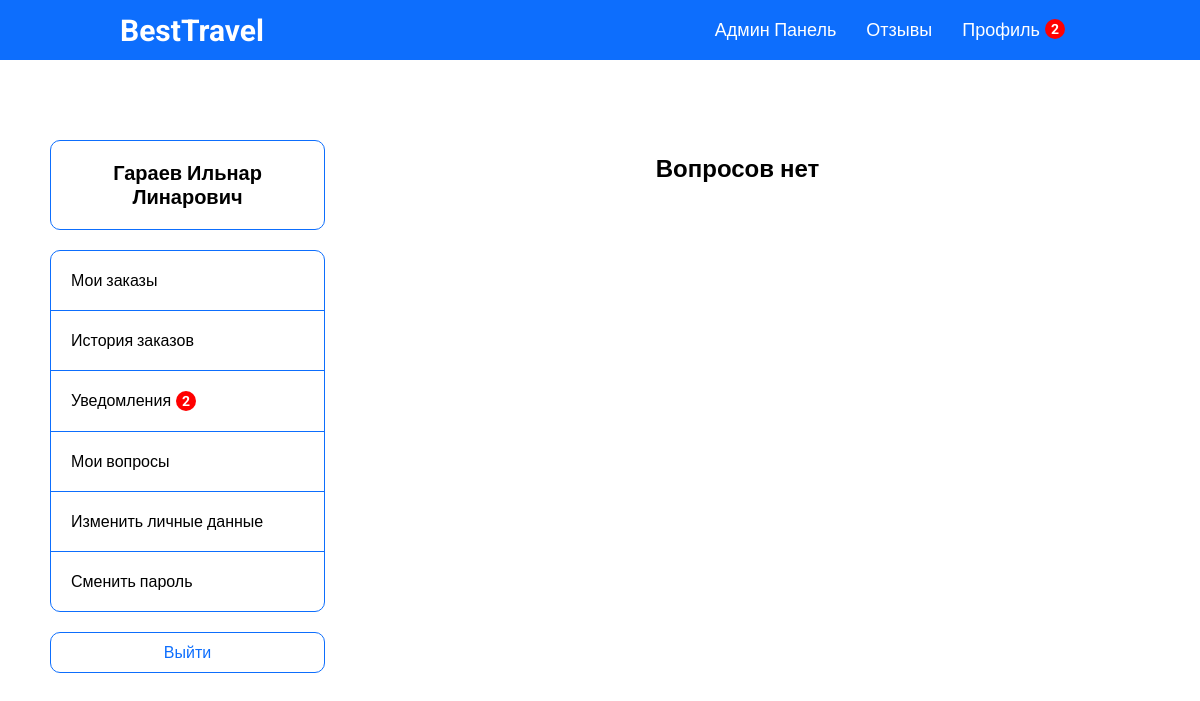
The app's page /appeals-page.php (signed in), older data.
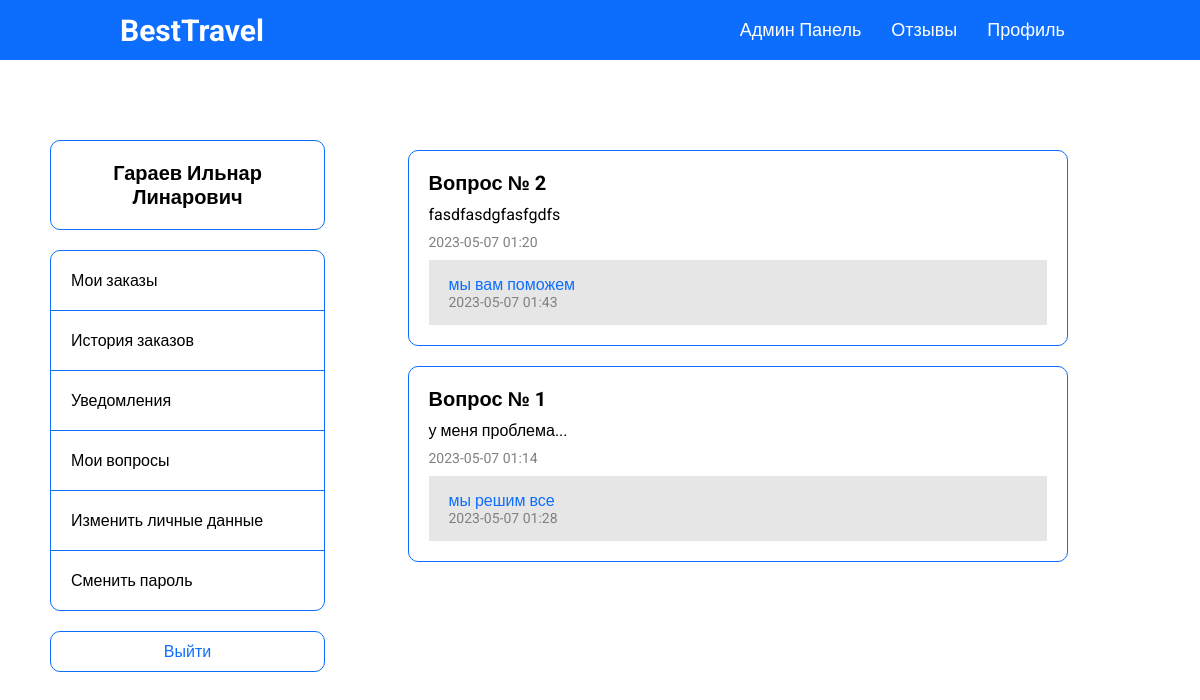
The same page, newer data.
### tables this page shows
CREATE TABLE `appeals` (
  `appeal_id` int(11) NOT NULL,
  `appeal_text` text NOT NULL,
  `appeal_date` datetime NOT NULL,
  `appeal_reply` text,
  `appeal_reply_date` datetime DEFAULT NULL,
  `user_id` int(11) NOT NULL
);

### database/requests.php (called while the page is built, shortened)
<?php
function getAll($string)
{
    require 'connect.php';
    $data = mysqli_query($connect, $string);
    if (mysqli_num_rows($data) > 0) {
        return mysqli_fetch_all($data, MYSQLI_ASSOC);
    } else {
        return false;
    }
}
class ApiProvider
{
    public function getNotifications($user_id)
    {
        return getAll("
            select n.notification_id, n.notification_title, n.notification_desc, n.notification_date, n.flight_id from notifications n
            left join bookings b on b.flight_id = n.flight_id
            where n.flight_id in (select flight_id from bookings where user_id = '$user_id')
            and n.notification_date > b.booking_date
            order by n.notification_date desc;
        ");
    }
    public function getAppeals($user_id)
    {
        return getAll("
            select * from appeals a
            left join users u on u.user_id = a.user_id
            where a.user_id = '$user_id'
            order by a.appeal_date desc;
        ");
    }
}
?>

### functions/methods.php (called while the page is built)
<?php
    class Methods
    {
        public function pagination($array, $max, $page) {
            $max_results = $max;
            $pages = count($array) < $max_results ? 0 : ceil(count($array) / $max_results);
            $offset = $max_results * ($page - 1);
            $items = array_slice($array, $offset, $max_results);
            return ['array' => $items, 'pages' => $pages];
        }
        public function convDate($date) {
            $x = new DateTime($date);
            return $x->format('Y-m-d');
        }
        public function convTime($date) {
            $x = new DateTime($date);
            return $x->format('H:i');
        }
  }
  $mtd = new Methods;
?>

### appeals-page.php (the view, shortened to what this page needs)
<?php
require_once 'database/requests.php';
require_once 'functions/methods.php';
$user = $_SESSION['user'];
$appeals = $provider->getAppeals($user['id']);
if ($appeals) {
    $pagination = $mtd->pagination($appeals, 5, $_GET['page']);
    $appeals = $pagination['array'];
}
?>
<!DOCTYPE html>
<html lang="ru">
<?php require_once 'templates/head.php'; ?>
<body>
<?php require_once 'templates/header.php'; ?>
<div class="container">
    <div class="profile">
        <?php require_once 'templates/profile.php'; ?>
        <div class="profile-orders">
            <?php if($appeals): ?>
                <?php foreach($appeals as $item): ?>
                    <div class="appeal">
                        <div class="appeal-title">
                            <b>Вопрос № <?= $item['appeal_id'] ?></b>
                        </div>
                        <div class="appeal-desc">
                            <?= $item['appeal_text'] ?>
                        </div>
                        <div class="appeal-date">
                            <?= $mtd->convDate($item['appeal_date']) ?> <?= $mtd->convTime($item['appeal_date']) ?>
                        </div>
                        <?php if($item['appeal_reply']): ?>
                            <div class="appeal-reply-body">
                                <div class="appeal-reply">
                                    <?= $item['appeal_reply'] ?>
                                </div>
                                <div class="appeal-date">
                                    <?= $mtd->convDate($item['appeal_reply_date']) ?> <?= $mtd->convTime($item['appeal_reply_date']) ?>
                                </div>
                            </div>
                        <?php endif; ?>
                    </div>
                <?php endforeach; ?>
            <?php else: ?>
                <h2 class="tac">Вопросов нет</h2>
            <?php endif; ?>
        </div>
    </div>
</div>
</body>
</html>

### templates/head.php (shortened to what this page needs)
<head>
  <link rel="stylesheet" href="../assets/css/style.css">
</head>

### templates/header.php (shortened to what this page needs)
<header>
    <div class="header df jcsb aic bg">
        <div class="burger">
            <a class="logo" href="/">BestTravel</a>
        </div>
        <div class="menu df">
            <?php if ($_SESSION['user']['role'] == '3'): ?>
                <a href="/admin-users-page.php?page=1">Админ Панель</a>
            <?php endif ?>
            <?php if (!$_SESSION['user']): ?>
                <a href="/reviews-page.php">Отзывы</a>
                <a href="/auth-page.php">Войти</a>
            <?php else: ?>
                <a href="/reviews-page.php">Отзывы</a>
                <a class="df"
                   href="/profile-page.php?page=1">Профиль <?php if ($provider->getNotifications($_SESSION['user']['id'])): ?>
                        <span
                            class="badge"><?= count($provider->getNotifications($_SESSION['user']['id'])) ?></span><?php endif; ?>
                </a>
            <?php endif ?>
        </div>
    </div>
</header>

### templates/profile.php (shortened to what this page needs)
<?php
  require_once 'database/requests.php';
  $user = $_SESSION['user'];
?>
<div class="profile-info">
  <div class="profile-info-title">
    <?= $user['surname'] ?> <?= $user['name'] ?> <?= $user['patronymic'] ?>
  </div>
  <div class="profile-links">
    <a class="profile-link" href="/profile-page.php?page=1">Мои заказы</a>
    <a class="profile-link" href="/history-page.php?page=1">История заказов</a>
    <a class="profile-link df" href="/notifications-page.php">Уведомления <?php if($provider->getNotifications($_SESSION['user']['id'])): ?><span class="badge"><?= count($provider->getNotifications($_SESSION['user']['id'])) ?></span><?php endif; ?></a>
    <a class="profile-link" href="/appeals-page.php?page=1">Мои вопросы</a>
    <a class="profile-link" href="/update-profile-page.php">Изменить личные данные</a>
    <a class="profile-link" href="/reset-password.php">Сменить пароль</a>
  </div>
  <form action="database/logout.php" method='post'>
    <button class='btn w-full'><a class="logout" href="database/logout.php">Выйти</a></button>
  </form>
</div>

### assets/css/style.css (style rules this page uses)
* { margin: 0; padding: 0; box-sizing: border-box; font-family: 'Roboto', sans-serif; }
html { scroll-behavior: smooth; }
body { overflow-x: hidden; }
.container { max-width: 1600px; margin: 0 auto; }
a { text-decoration: none; color: black; }
.w-full { width: 100%; }
.df { display: flex; }
.jcsb { justify-content: space-between; }
.aic { align-items: center; }
.bg { background: #0d6efd; }
.btn { transition: .2s linear; color: #0d6efd; }
button, input, select { background-color: white; padding: 10px 20px; border-radius: 10px; border: 1px solid #0d6efd; font-size: 16px; }
button { cursor: pointer; }
.header { max-width: 100%; height: 60px; padding: 1% 10%; }
.header > .menu > a { padding: 10px 15px; color: #fff; font-size: 18px; border-radius: 10px; transition: linear .2s; }
.logo { font-size: 30px; font-weight: bold; color: #fff; }
.profile { width: 100%; display: flex; flex-wrap: wrap; padding: 30px 0; }
.profile-info { width: 25%; }
.profile-info-title { font-size: 20px; font-weight: bold; border: 1px solid #0d6efd; border-radius: 10px; padding: 20px; text-align: center; }
.profile-links { display: flex; flex-direction: column; border: 1px solid #0d6efd; border-radius: 10px; margin: 20px 0; }
.profile-link { padding: 20px; }
.profile-link:not(:nth-last-child(1)) { border-bottom: 1px solid #0d6efd; }
.profile-orders { width: 75%; display: flex; flex-direction: column; align-items: center; }
.logout { color: #0d6efd; transition: linear .2s; }
.appeal { width: 80%; border: 1px solid #0d6efd; padding: 10px; border-radius: 10px; margin: 10px auto; }
.appeal > div { margin: 10px; }
.appeal-date { color: grey; font-size: 14px; }
.appeal-title > b { font-size: 20px; }
.appeal-reply-body { background: rgba(128, 128, 128, 0.2); padding: 15px 20px; color: #0d6efd; }
@media screen and (max-width: 1600px) { .container { padding: 50px; } }
h1, h2, h3, h4, h5 { padding: 15px; }
.tac { text-align: center; }
.badge { display: flex; justify-content: center; align-items: center; background: red; border-radius: 50%; width: 20px; height: 20px; margin-left: 5px; color: white; font-weight: bold; font-size: 14px; }

Row changes from the older to the newer data that the page shows:
added appeals: appeal_id "2", appeal_text "fasdfasdgfasfgdfs", appeal_date "2023-05-07", appeal_date "01:20", appeal_reply "мы вам поможем", appeal_reply_date "2023-05-07", appeal_reply_date "01:43"
added appeals: appeal_id "1", appeal_text "у меня проблема...", appeal_date "2023-05-07", appeal_date "01:14", appeal_reply "мы решим все", appeal_reply_date "2023-05-07", appeal_reply_date "01:28"
Text that changed along with them:
count($provider->getNotifications($_SESSION['user']['id'])): "2" → (not shown)
text no longer shown: "Вопросов нет"
